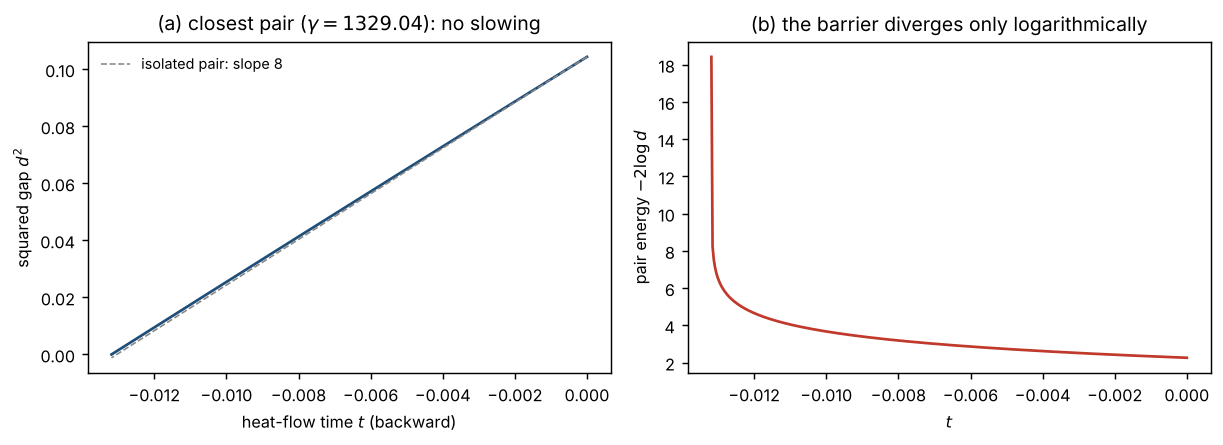

This chart was generated by the following Python code:
#!/usr/bin/env python3
"""Is there a 'latent heat' that absorbs the approach to a collision?  (author's idea, log 67)

The zero dynamics dz_k/dt = 2 sum 1/(z_k - z_j) is the gradient flow of the log-gas energy
W = -2 sum_{i<j} log|z_i - z_j|.  For the closest pair of the first 1200 zeros (gamma = 1329.04)
we integrate a cluster of 41 zeros backward and record the squared gap d^2 and the pair energy
-2 log d.  If the approach were absorbed (slowed down near the collision), d^2 would bend away
from a straight line; for an isolated pair d(d^2)/dt = 8 exactly.
Writes latent_heat.json and latent_heat.png.
"""
import json, os
import numpy as np
from scipy.integrate import solve_ivp
import matplotlib; matplotlib.use('Agg'); import matplotlib.pyplot as plt
ROOT = os.path.dirname(os.path.dirname(os.path.abspath(__file__)))
gam = np.array(json.load(open(os.path.join(ROOT, 'data', 'zeros_1200.json')))); z0 = 2 * gam
k = int(np.argmin(np.diff(z0)[:-20])); lo, hi = k - 20, k + 21; zc = z0[lo:hi]; i = k - lo
def vel(z):
    D = z[:, None] - z[None, :]; np.fill_diagonal(D, np.inf); return 2 * np.sum(1 / D, axis=1)
def hit(t, y): return y[i + 1] - y[i] - 1e-4
hit.terminal = True
sol = solve_ivp(lambda t, y: -vel(y), (0, 0.05), zc, events=hit, rtol=1e-11, atol=1e-13, dense_output=True, max_step=2e-4)
tau = np.linspace(0, sol.t[-1], 400); Y = sol.sol(tau)
d = Y[i + 1] - Y[i]; t = -tau
slope = np.polyfit(t[:300], d[:300] ** 2, 1)[0]
out = dict(gamma=float(gam[k]), collision_t=float(-sol.t[-1]), slope_d2_dt=float(slope),
           d2_start=float(d[0] ** 2), linearity_max_dev=float(np.max(np.abs(d ** 2 - (d[0] ** 2 + slope * t))) / d[0] ** 2))
print(json.dumps(out, indent=1))
json.dump(out, open(os.path.join(os.path.dirname(os.path.abspath(__file__)), 'latent_heat.json'), 'w'), indent=1)
plt.rcParams.update({'font.size': 9})
fig, (a1, a2) = plt.subplots(1, 2, figsize=(9.5, 3.5))
a1.plot(t, d ** 2, color='#1f4e79'); a1.plot(t, d[0] ** 2 + 8 * t, '--', color='#888888', lw=0.9, label='isolated pair: slope 8')
a1.set_xlabel('heat-flow time $t$ (backward)'); a1.set_ylabel('squared gap $d^2$'); a1.legend(frameon=False, fontsize=8)
a1.set_title(f'(a) closest pair ($\\gamma={gam[k]:.2f}$): no slowing')
a2.plot(t, -2 * np.log(d), color='#c0392b'); a2.set_xlabel('$t$'); a2.set_ylabel('pair energy $-2\\log d$')
a2.set_title('(b) the barrier diverges only logarithmically')
fig.tight_layout(); fig.savefig(os.path.join(os.path.dirname(os.path.abspath(__file__)), 'latent_heat.png'), dpi=130, bbox_inches='tight')
